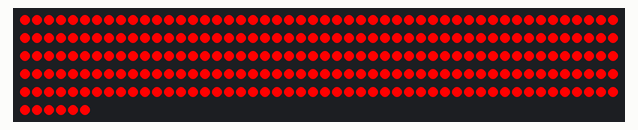
A sketch run on a simulated Arduino Uno, built with avr-gcc and run on an emulated ATmega328P. Shown: 256 RGB LEDs in strip order, left to right, continuing on the next row. Dim RGB values are drawn brighter than linear.

Above: at 0.16 s.
At 6.17 s:
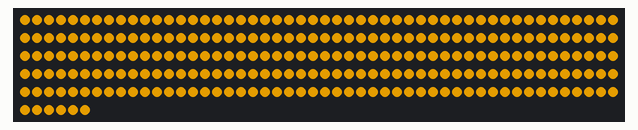
At 9.47 s:
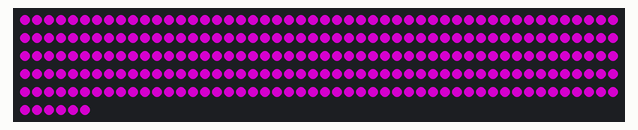
At 19.99 s:
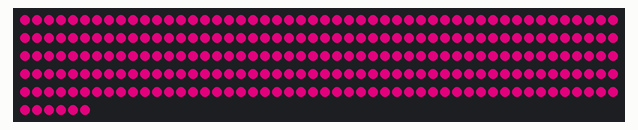
At 28.41 s:
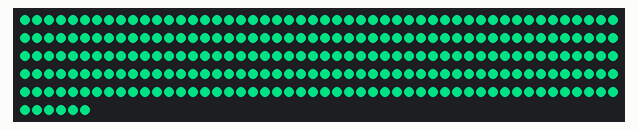
At 39.83 s:
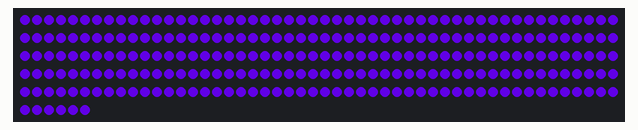

The sketch:

fastled-hue-test.ino
```cpp
#include "FastLED.h"
CRGB leds[64];
void setup() { FastLED.addLeds<NEOPIXEL, 6>(leds, 256); }
void loop() {
  static uint8_t hue = 0;
  FastLED.showColor(CHSV(hue++, 255, 255));
  delay(10);
}
```
